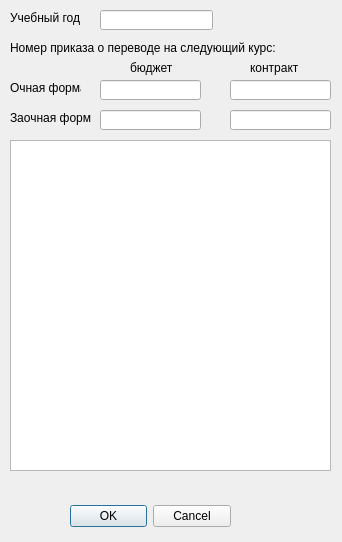
<?xml version="1.0" encoding="UTF-8"?>
<ui version="4.0">
 <class>Dialog</class>
 <widget class="QDialog" name="Dialog">
  <property name="geometry">
   <rect>
    <x>0</x>
    <y>0</y>
    <width>342</width>
    <height>542</height>
   </rect>
  </property>
  <property name="windowTitle">
   <string>Dialog</string>
  </property>
  <widget class="QDialogButtonBox" name="buttonBox">
   <property name="geometry">
    <rect>
     <x>70</x>
     <y>500</y>
     <width>161</width>
     <height>32</height>
    </rect>
   </property>
   <property name="orientation">
    <enum>Qt::Horizontal</enum>
   </property>
   <property name="standardButtons">
    <set>QDialogButtonBox::Cancel|QDialogButtonBox::Ok</set>
   </property>
  </widget>
  <widget class="QTableWidget" name="tableWidget">
   <property name="geometry">
    <rect>
     <x>10</x>
     <y>140</y>
     <width>321</width>
     <height>331</height>
    </rect>
   </property>
  </widget>
  <widget class="QLabel" name="label">
   <property name="geometry">
    <rect>
     <x>10</x>
     <y>10</y>
     <width>81</width>
     <height>16</height>
    </rect>
   </property>
   <property name="text">
    <string>Учебный год</string>
   </property>
  </widget>
  <widget class="QLineEdit" name="lineEdit_year">
   <property name="geometry">
    <rect>
     <x>100</x>
     <y>10</y>
     <width>113</width>
     <height>20</height>
    </rect>
   </property>
  </widget>
  <widget class="QLabel" name="label_2">
   <property name="geometry">
    <rect>
     <x>10</x>
     <y>40</y>
     <width>281</width>
     <height>16</height>
    </rect>
   </property>
   <property name="text">
    <string>Номер приказа о переводе на следующий курс:</string>
   </property>
  </widget>
  <widget class="QLabel" name="label_b">
   <property name="geometry">
    <rect>
     <x>130</x>
     <y>60</y>
     <width>51</width>
     <height>16</height>
    </rect>
   </property>
   <property name="text">
    <string>бюджет</string>
   </property>
  </widget>
  <widget class="QLabel" name="label_k">
   <property name="geometry">
    <rect>
     <x>250</x>
     <y>60</y>
     <width>51</width>
     <height>16</height>
    </rect>
   </property>
   <property name="text">
    <string>контракт</string>
   </property>
  </widget>
  <widget class="QLabel" name="label_o">
   <property name="geometry">
    <rect>
     <x>10</x>
     <y>80</y>
     <width>71</width>
     <height>16</height>
    </rect>
   </property>
   <property name="text">
    <string>Очная форма</string>
   </property>
  </widget>
  <widget class="QLabel" name="label_z">
   <property name="geometry">
    <rect>
     <x>10</x>
     <y>110</y>
     <width>81</width>
     <height>16</height>
    </rect>
   </property>
   <property name="text">
    <string>Заочная форма</string>
   </property>
  </widget>
  <widget class="QLineEdit" name="lineEdit_ob">
   <property name="geometry">
    <rect>
     <x>100</x>
     <y>80</y>
     <width>101</width>
     <height>20</height>
    </rect>
   </property>
  </widget>
  <widget class="QLineEdit" name="lineEdit_ok">
   <property name="geometry">
    <rect>
     <x>230</x>
     <y>80</y>
     <width>101</width>
     <height>20</height>
    </rect>
   </property>
  </widget>
  <widget class="QLineEdit" name="lineEdit_zb">
   <property name="geometry">
    <rect>
     <x>100</x>
     <y>110</y>
     <width>101</width>
     <height>20</height>
    </rect>
   </property>
  </widget>
  <widget class="QLineEdit" name="lineEdit_zk">
   <property name="geometry">
    <rect>
     <x>230</x>
     <y>110</y>
     <width>101</width>
     <height>20</height>
    </rect>
   </property>
  </widget>
 </widget>
 <resources/>
 <connections>
  <connection>
   <sender>buttonBox</sender>
   <signal>accepted()</signal>
   <receiver>Dialog</receiver>
   <slot>accept()</slot>
   <hints>
    <hint type="sourcelabel">
     <x>248</x>
     <y>254</y>
    </hint>
    <hint type="destinationlabel">
     <x>157</x>
     <y>274</y>
    </hint>
   </hints>
  </connection>
  <connection>
   <sender>buttonBox</sender>
   <signal>rejected()</signal>
   <receiver>Dialog</receiver>
   <slot>reject()</slot>
   <hints>
    <hint type="sourcelabel">
     <x>316</x>
     <y>260</y>
    </hint>
    <hint type="destinationlabel">
     <x>286</x>
     <y>274</y>
    </hint>
   </hints>
  </connection>
 </connections>
</ui>
